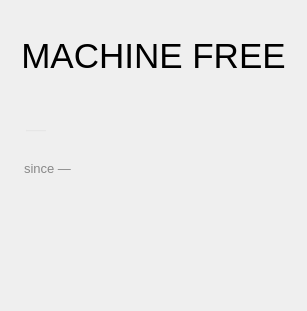
<?xml version="1.0" encoding="UTF-8"?>
<!-- SESSION: who is using the machine. Written by tools/claim.sh into ned/session.txt.
     States: claude (I'm driving), waiting (I need YOU to do something), user/free. -->
<ui version="4.0">
 <class>pageSession</class>
 <widget class="QWidget" name="pageSession">
  <layout class="QVBoxLayout" name="sessLayout">
   <item>
    <widget class="QLabel" name="sess_state">
     <property name="minimumSize"><size><width>0</width><height>90</height></size></property>
     <property name="alignment"><set>Qt::AlignCenter</set></property>
     <property name="text"><string>MACHINE FREE</string></property>
     <property name="styleSheet"><string notr="true">font: 75 26pt; padding: 10px;</string></property>
    </widget>
   </item>
   <item>
    <widget class="QLabel" name="sess_note">
     <property name="wordWrap"><bool>true</bool></property>
     <property name="text"><string>—</string></property>
     <property name="styleSheet"><string notr="true">font: 75 15pt; padding: 10px; color: rgb(230,230,230);</string></property>
    </widget>
   </item>
   <item>
    <widget class="QLabel" name="sess_since">
     <property name="text"><string>since —</string></property>
     <property name="styleSheet"><string notr="true">color: #888; font: 10pt; padding: 4px 10px;</string></property>
    </widget>
   </item>
   <item>
    <spacer name="sessSpacer">
     <property name="orientation"><enum>Qt::Vertical</enum></property>
     <property name="sizeHint" stdset="0"><size><width>10</width><height>120</height></size></property>
    </spacer>
   </item>
  </layout>
 </widget>
 <resources/><connections/>
</ui>
